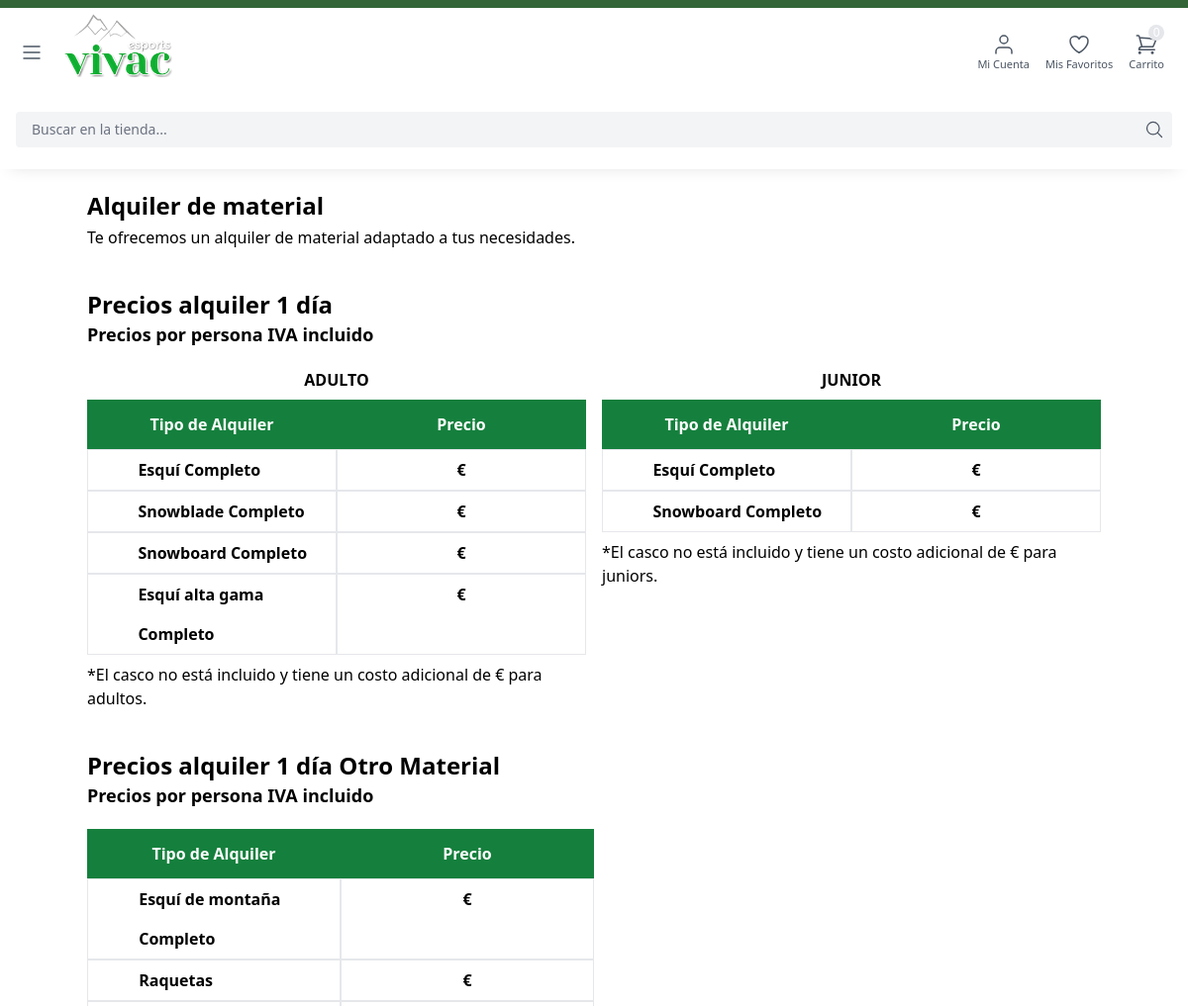
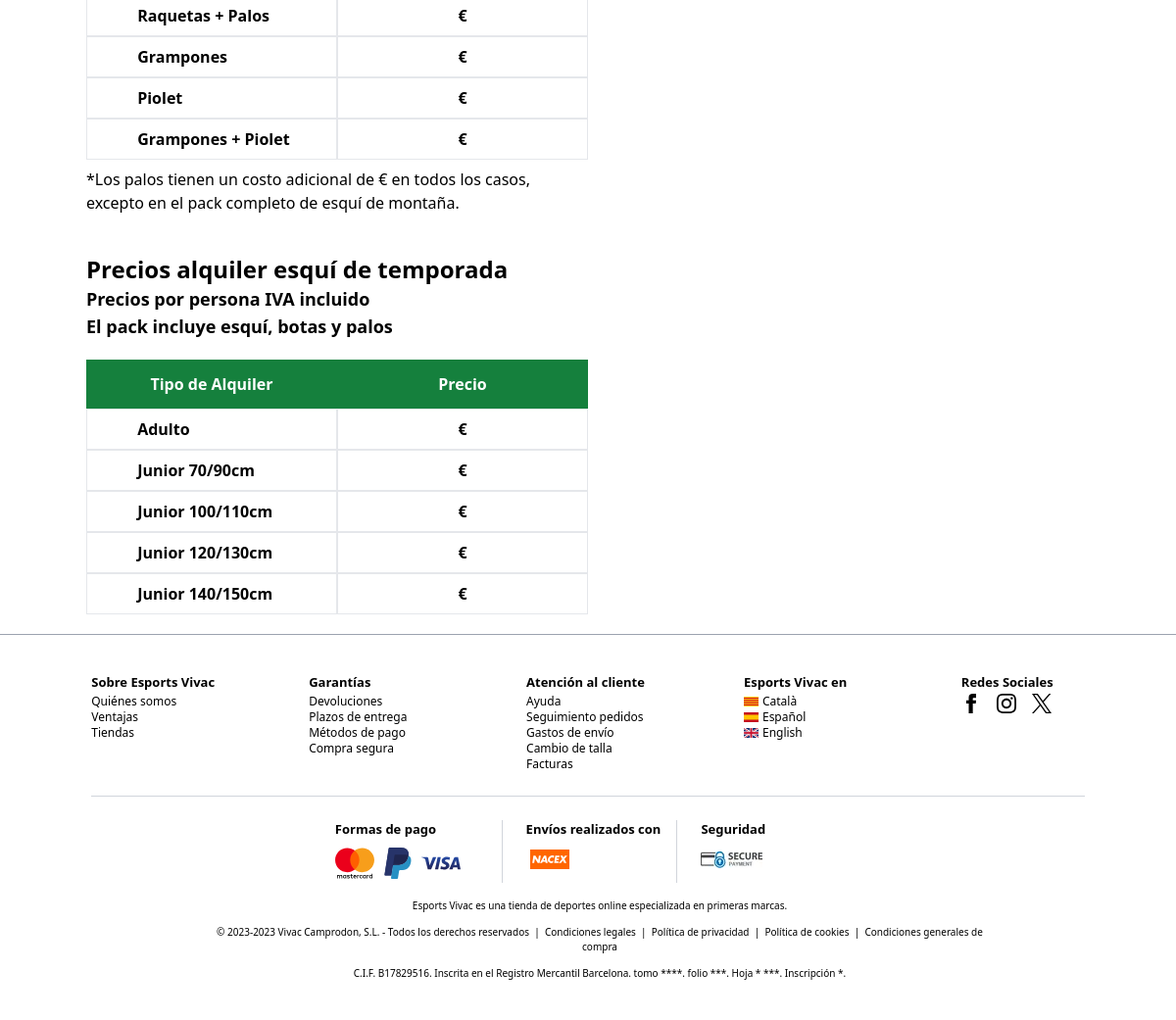
/alquiler_material/, run on an earlier commit of the app's database (2 pictures, top to bottom).
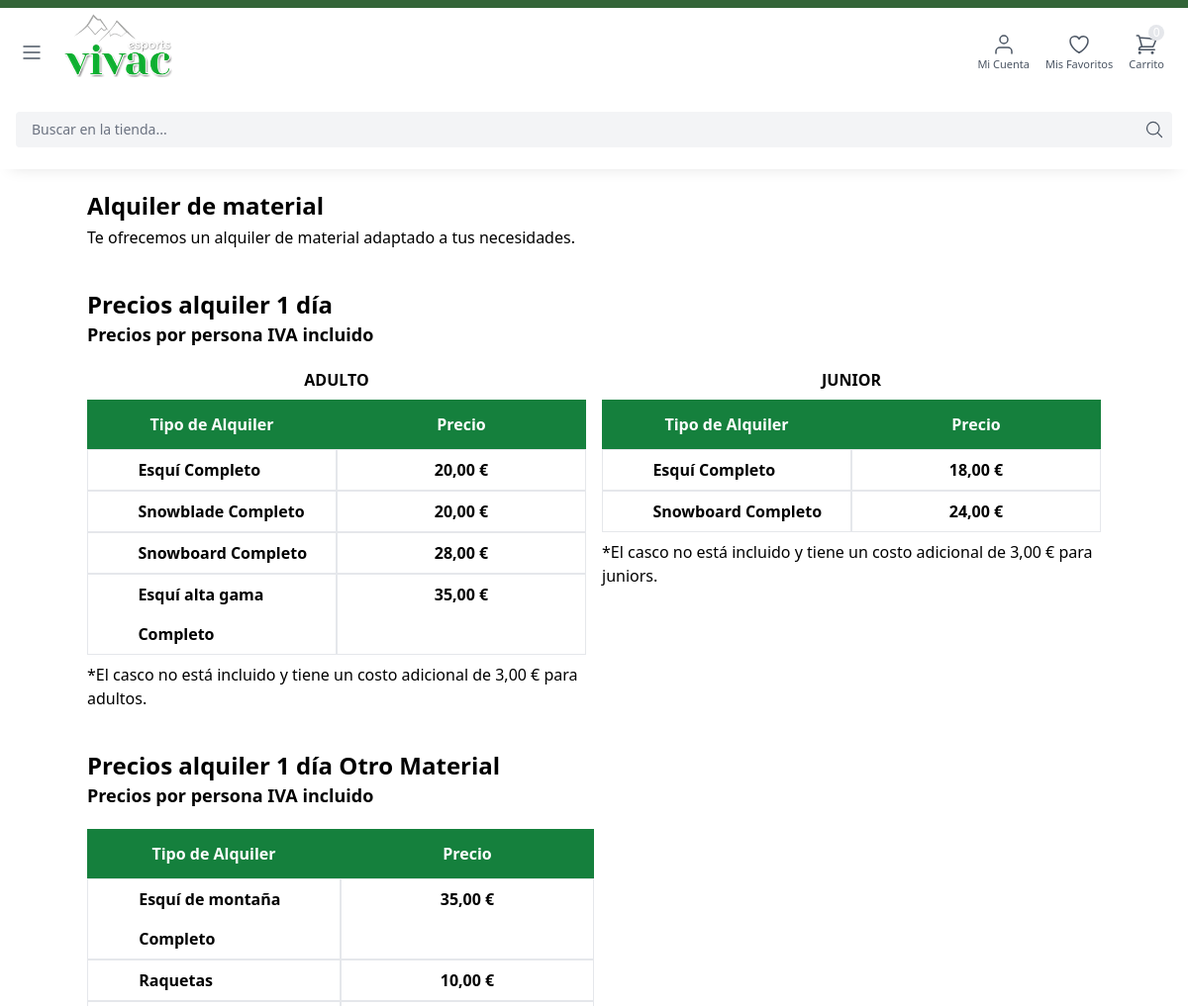
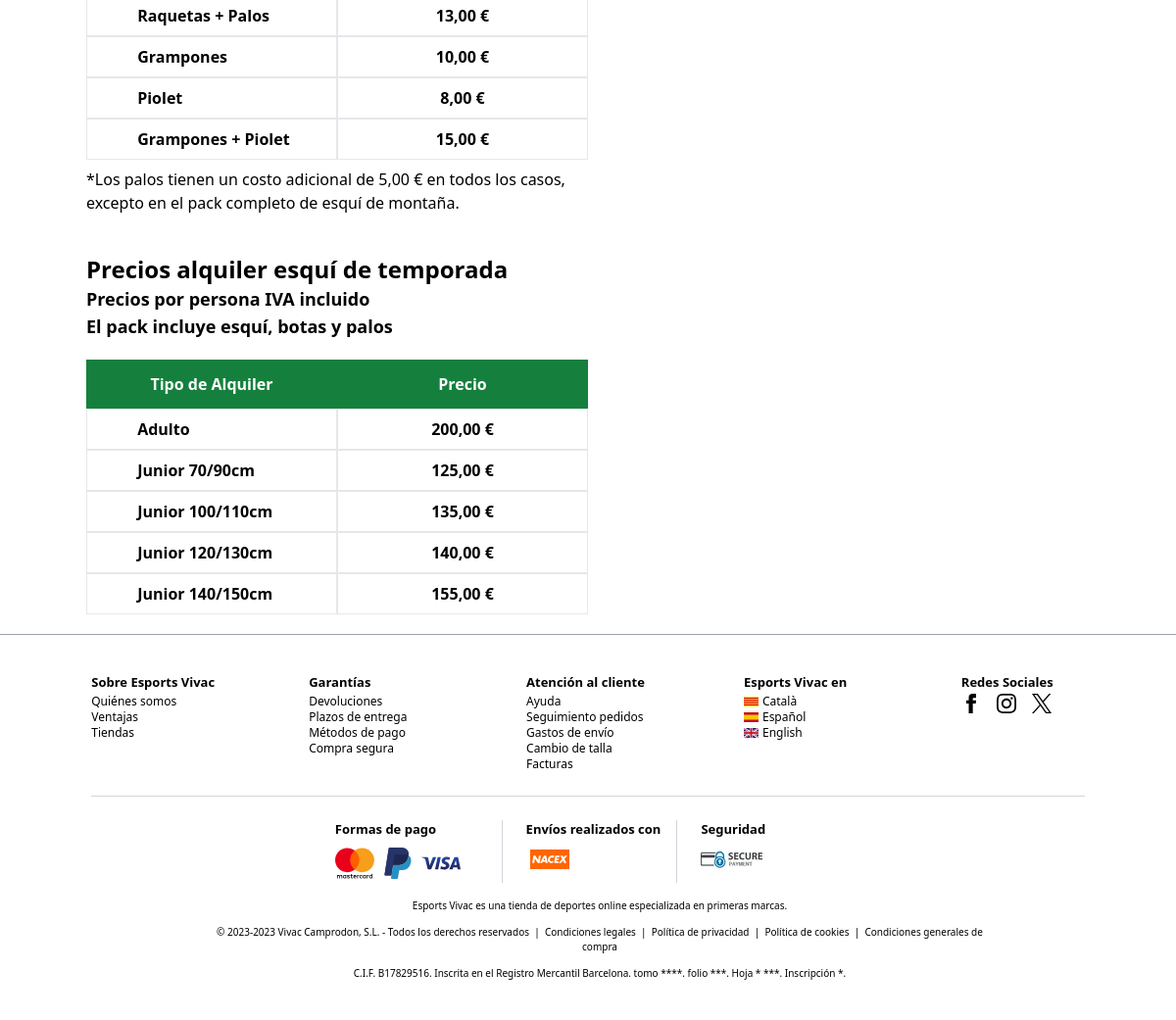
And on a later commit of the database (2 pictures, top to bottom).
### core/models.py (models this page shows)
class Alquiler(models.Model):
    esquí_completo_adulto = models.FloatField()
    snowblade_completo = models.FloatField()
    snowboard_completo_adulto = models.FloatField()
    esquí_gama_alta_completo_adulto = models.FloatField()
    casco = models.FloatField()
    esquí_completo_junior = models.FloatField()
    snowboard_completo_junior = models.FloatField()
    esquí_montaña_completo = models.FloatField()
    raquetas = models.FloatField()
    raquetas_y_palos = models.FloatField()
    grampones = models.FloatField()
    piolet = models.FloatField()
    grampones_y_piolet = models.FloatField()
    palos = models.FloatField()
    esquí_temporada_adulto = models.FloatField()
    esquí_temporada_junior_70_90cm = models.FloatField()
    esquí_temporada_junior_100_110cm = models.FloatField()
    esquí_temporada_junior_120_130cm = models.FloatField()
    esquí_temporada_junior_140_150cm = models.FloatField()
    class Meta:
        verbose_name_plural = '1 - Alquiler Material'

### core/views.py (the view)
# urls.py: path('alquiler_material/', alquiler_material, name='alquiler_material'),
def alquiler_material(request):
    alquiler = Alquiler.objects.first()
    return render(request, 'core/partials/alquiler_material.html', {'alquiler': alquiler})

### cart/cart.py (called while the page is built)
    def __len__(self):
        return sum(item['quantity'] for item in self.cart.values())

### cart/content_processors.py (called while the page is built)
def cart(request):
    return {'cart': Cart(request)}

### core/templates/core/partials/alquiler_material.html (shortened to what the changed rows need)
{{% extends 'core/base.html' %}
{% block content%}
{% load static %}
<div class="max-w-screen-md lg:max-w-screen-lg xl:max-w-screen-xl mx-auto max-[1300px]:-mt-6 px-4 lg:px-0">
    <div class="mt-10">
        <div class="flex">
            <div class="w-[50%] mr-2">
                <div class="font-semibold">
                    <div class="flex h-[50px] bg-green-700 text-white">
                        <div class="w-1/2 text-center my-auto">Tipo de Alquiler</div>
                        <div class="w-1/2 text-center my-auto">Precio</div>
                    </div>
                    <div class="flex leading-10">
                        <div class="border w-1/2 pl-[10%]">Esquí Completo</div>
                        <div class="border w-1/2 text-center">{{alquiler.esquí_completo_adulto | floatformat:2}} €</div>
                    </div>
                    <div class="flex leading-10">
                        <div class="border w-1/2 pl-[10%]">Snowblade Completo</div>
                        <div class="border w-1/2 text-center">{{alquiler.snowblade_completo | floatformat:2}} €</div>
                    </div>
                    <div class="flex leading-10">
                        <div class="border w-1/2 pl-[10%]">Snowboard Completo</div>
                        <div class="border w-1/2 text-center">{{alquiler.snowboard_completo_adulto | floatformat:2}} €</div>
                    </div>
                    <div class="flex leading-10">
                        <div class="border w-1/2 pl-[10%]">Esquí alta gama Completo</div>
                        <div class="border w-1/2 text-center">{{alquiler.esquí_gama_alta_completo_adulto | floatformat:2}} €</div>
                    </div>
                    <div class="mt-2 font-normal">*El casco no está incluido y tiene un costo adicional de {{alquiler.casco | floatformat:2}} € para adultos.</div>
                </div>
            </div>
            <div class="w-[50%] ml-2">
                <div class="font-semibold">
                    <div class="flex h-[50px] bg-green-700 text-white">
                        <div class="w-1/2 text-center my-auto">Tipo de Alquiler</div>
                        <div class="w-1/2 text-center my-auto">Precio</div>
                    </div>
                    <div class="flex leading-10">
                        <div class="border w-1/2 pl-[10%]">Esquí Completo</div>
                        <div class="border w-1/2 text-center">{{alquiler.esquí_completo_junior | floatformat:2}} €</div>
                    </div>
                    <div class="flex leading-10">
                        <div class="border w-1/2 pl-[10%]">Snowboard Completo</div>
                        <div class="border w-1/2 text-center">{{alquiler.snowboard_completo_junior | floatformat:2}} €</div>
                    </div>
                    <div class="mt-2 font-normal">*El casco no está incluido y tiene un costo adicional de {{alquiler.casco | floatformat:2}} € para juniors.</div>
                </div>
            </div>
        </div>
    </div>
    <div class="mt-10">
        <div class="flex">
            <div class="w-[50%] mr-2">
                <div class="font-semibold">
                    <div class="flex h-[50px] bg-green-700 text-white">
                        <div class="w-1/2 text-center my-auto">Tipo de Alquiler</div>
                        <div class="w-1/2 text-center my-auto">Precio</div>
                    </div>
                    <div class="flex leading-10">
                        <div class="border w-1/2 pl-[10%]">Esquí de montaña Completo</div>
                        <div class="border w-1/2 text-center">{{alquiler.esquí_montaña_completo | floatformat:2}} €</div>
                    </div>
                    <div class="flex leading-10">
                        <div class="border w-1/2 pl-[10%]">Raquetas</div>
                        <div class="border w-1/2 text-center">{{alquiler.raquetas | floatformat:2}} €</div>
                    </div>
                    <div class="flex leading-10">
                        <div class="border w-1/2 pl-[10%]">Raquetas + Palos</div>
                        <div class="border w-1/2 text-center">{{alquiler.raquetas_y_palos | floatformat:2}} €</div>
                    </div>
                    <div class="flex leading-10">
                        <div class="border w-1/2 pl-[10%]">Grampones</div>
                        <div class="border w-1/2 text-center">{{alquiler.grampones | floatformat:2}} €</div>
                    </div>
                    <div class="flex leading-10">
                        <div class="border w-1/2 pl-[10%]">Piolet</div>
                        <div class="border w-1/2 text-center">{{alquiler.piolet | floatformat:2}} €</div>
                    </div>
                    <div class="flex leading-10">
                        <div class="border w-1/2 pl-[10%]">Grampones + Piolet</div>
                        <div class="border w-1/2 text-center">{{alquiler.grampones_y_piolet | floatformat:2}} €</div>
                    </div>
                    <div class="mt-2 font-normal">*Los palos tienen un costo adicional de {{alquiler.palos | floatformat:2}} € en todos los casos, excepto en el pack completo de esquí de montaña.</div>
                </div>
            </div>
        </div>
    </div>
    <div class="mt-10">
        <div class="flex">
            <div class="w-[50%] mr-2">
                <div class="font-semibold">
                    <div class="flex leading-10">
                        <div class="border w-1/2 pl-[10%]">Adulto</div>
                        <div class="border w-1/2 text-center">{{alquiler.esquí_temporada_adulto | floatformat:2}} €</div>
                    </div>
                    <div class="flex leading-10">
                        <div class="border w-1/2 pl-[10%]">Junior 70/90cm</div>
                        <div class="border w-1/2 text-center">{{alquiler.esquí_temporada_junior_70_90cm | floatformat:2}} €</div>
                    </div>
                    <div class="flex leading-10">
                        <div class="border w-1/2 pl-[10%]">Junior 100/110cm</div>
                        <div class="border w-1/2 text-center">{{alquiler.esquí_temporada_junior_100_110cm| floatformat:2}} €</div>
                    </div>
                    <div class="flex leading-10">
                        <div class="border w-1/2 pl-[10%]">Junior 120/130cm</div>
                        <div class="border w-1/2 text-center">{{alquiler.esquí_temporada_junior_120_130cm | floatformat:2}} €</div>
                    </div>
                    <div class="flex leading-10">
                        <div class="border w-1/2 pl-[10%]">Junior 140/150cm</div>
                        <div class="border w-1/2 text-center">{{alquiler.esquí_temporada_junior_140_150cm | floatformat:2}} €</div>
                    </div>
                </div>
            </div>
        </div>
    </div>
</div>
{% endblock %}

What changed in the data, as far as the page shows it:
added Alquiler: esquí_completo_adulto "20,00", snowblade_completo "20,00", snowboard_completo_adulto "28,00", esquí_gama_alta_completo_adulto "35,00", casco "3,00", esquí_completo_junior "18,00", snowboard_completo_junior "24,00", esquí_montaña_completo "35,00", raquetas "10,00", raquetas_y_palos "13,00", grampones "10,00", piolet "8,00", grampones_y_piolet "15,00", palos "5,00", esquí_temporada_adulto "200,00", esquí_temporada_junior_70_90cm "125,00", esquí_temporada_junior_100_110cm "135,00", esquí_temporada_junior_120_130cm "140,00", esquí_temporada_junior_140_150cm "155,00"
